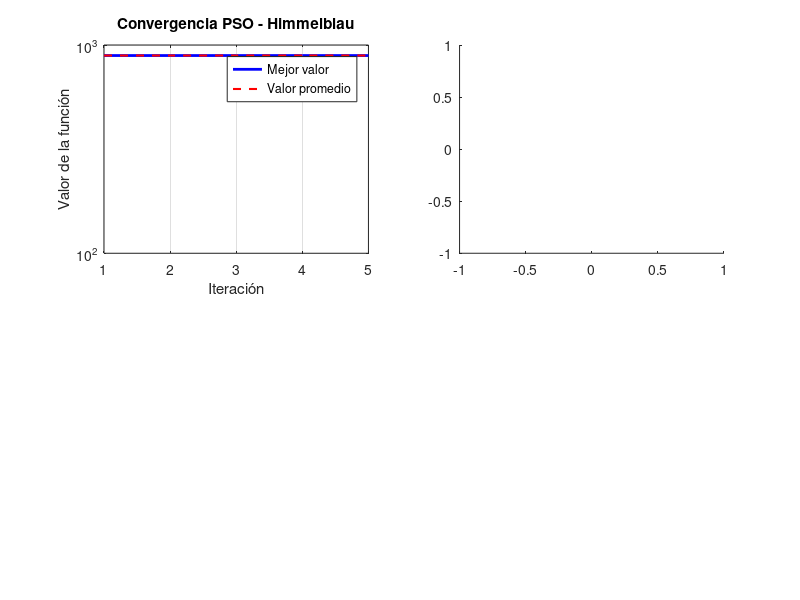

This chart was generated by the following MATLAB code: (Note: this script raises an error after producing the figure.)
clear all;
close all;
clc;

%% Configuración de PSO
disp('==============================================');
disp('          PSO para funciones f(x,y)');
disp('==============================================');

%% Selección de función de testeo
disp('Funciones disponibles:');
disp('1) Sphere: f(x,y) = x^2 + y^2');
disp('2) Rosenbrock: f(x,y) = 100*(y-x^2)^2 + (1-x)^2');
disp('3) Rastrigin: f(x,y) = 20 + (x^2-10*cos(2*pi*x)) + (y^2-10*cos(2*pi*y))');
disp('4) Ackley: f(x,y) = -20*exp(-0.2*sqrt(0.5*(x^2+y^2))) - exp(0.5*(cos(2*pi*x)+cos(2*pi*y))) + e + 20');
disp('5) Himmelblau: f(x,y) = (x^2+y-11)^2 + (x+y^2-7)^2');
disp('6) Booth: f(x,y) = (x+2*y-7)^2 + (2*x+y-5)^2');

funcion_seleccionada = input('Seleccione función (1-6): ');

% Definir función objetivo según selección
switch funcion_seleccionada
    case 1
        funcion = @(x,y) x.^2 + y.^2;
        nombre_funcion = 'Sphere';
        % Espacio de búsqueda por defecto
        x_min_def = -5; x_max_def = 5;
        y_min_def = -5; y_max_def = 5;
        
    case 2
        funcion = @(x,y) 100*(y - x.^2).^2 + (1 - x).^2;
        nombre_funcion = 'Rosenbrock';
        % Espacio de búsqueda por defecto
        x_min_def = -2; x_max_def = 2;
        y_min_def = -1; y_max_def = 3;
        
    case 3
        funcion = @(x,y) 20 + (x.^2 - 10*cos(2*pi*x)) + (y.^2 - 10*cos(2*pi*y));
        nombre_funcion = 'Rastrigin';
        % Espacio de búsqueda por defecto
        x_min_def = -5.12; x_max_def = 5.12;
        y_min_def = -5.12; y_max_def = 5.12;
        
    case 4
        funcion = @(x,y) -20*exp(-0.2*sqrt(0.5*(x.^2+y.^2))) - ...
                    exp(0.5*(cos(2*pi*x)+cos(2*pi*y))) + exp(1) + 20;
        nombre_funcion = 'Ackley';
        % Espacio de búsqueda por defecto
        x_min_def = -5; x_max_def = 5;
        y_min_def = -5; y_max_def = 5;
        
    case 5
        funcion = @(x,y) (x.^2 + y - 11).^2 + (x + y.^2 - 7).^2;
        nombre_funcion = 'Himmelblau';
        % Espacio de búsqueda por defecto
        x_min_def = -5; x_max_def = 5;
        y_min_def = -5; y_max_def = 5;
        
    case 6
        funcion = @(x,y) (x + 2*y - 7).^2 + (2*x + y - 5).^2;
        nombre_funcion = 'Booth';
        % Espacio de búsqueda por defecto
        x_min_def = -10; x_max_def = 10;
        y_min_def = -10; y_max_def = 10;
        
    otherwise
        error('Selección no válida');
end

%% Parámetros del usuario
disp(' ');
disp('----------------------------------------------');
disp('Parámetros de entrada:');

% Número de partículas
n_particulas = input('Número de partículas (recomendado: 20-50): ');
if isempty(n_particulas)
    n_particulas = 30;
end

% Número de iteraciones
max_iter = input('Número de iteraciones (recomendado: 50-200): ');
if isempty(max_iter)
    max_iter = 100;
end

% Espacio de búsqueda
disp(' ');
disp('Espacio de búsqueda [x_min, x_max], [y_min, y_max]');
disp(['Valores por defecto para ' nombre_funcion ':']);
disp(['x: [' num2str(x_min_def) ', ' num2str(x_max_def) ']']);
disp(['y: [' num2str(y_min_def) ', ' num2str(y_max_def) ']']);
disp(' ');

respuesta = input('¿Usar valores por defecto? (s/n): ', 's');
if strcmpi(respuesta, 's') || isempty(respuesta)
    x_min = x_min_def; x_max = x_max_def;
    y_min = y_min_def; y_max = y_max_def;
else
    x_min = input('x_min: ');
    x_max = input('x_max: ');
    y_min = input('y_min: ');
    y_max = input('y_max: ');
end

%% Parámetros PSO
w = 0.729;       % Inercia
c1 = 1.49445;    % Factor cognitivo
c2 = 1.49445;    % Factor social

%% Inicialización
% Inicializar posiciones y velocidades
posiciones = zeros(n_particulas, 2);
velocidades = zeros(n_particulas, 2);
mejor_pos_particula = zeros(n_particulas, 2);
mejor_valor_particula = inf(n_particulas, 1);

% Mejor global
mejor_pos_global = zeros(1, 2);
mejor_valor_global = inf;

% Inicializar aleatoriamente
for i = 1:n_particulas
    posiciones(i, 1) = x_min + (x_max - x_min) * rand();
    posiciones(i, 2) = y_min + (y_max - y_min) * rand();
    
    velocidades(i, 1) = 0.1 * (x_max - x_min) * (2*rand() - 1);
    velocidades(i, 2) = 0.1 * (y_max - y_min) * (2*rand() - 1);
    
    % Evaluar función
    valor_actual = funcion(posiciones(i, 1), posiciones(i, 2));
    
    % Mejor personal
    mejor_pos_particula(i, :) = posiciones(i, :);
    mejor_valor_particula(i) = valor_actual;
    
    % Mejor global
    if valor_actual < mejor_valor_global
        mejor_valor_global = valor_actual;
        mejor_pos_global = posiciones(i, :);
    end
end

%% Historial para gráficas
historial_mejor_valor = zeros(max_iter, 1);
historial_mejor_pos = zeros(max_iter, 2);
historial_promedio_valor = zeros(max_iter, 1);

%% Algoritmo PSO principal
disp(' ');
disp('----------------------------------------------');
disp('Ejecutando algoritmo PSO...');

for iter = 1:max_iter
    % Actualizar cada partícula
    for i = 1:n_particulas
        % Actualizar velocidad
        r1 = rand();
        r2 = rand();
        
        % Componente cognitiva
        cognitivo = c1 * r1 * (mejor_pos_particula(i, :) - posiciones(i, :));
        
        % Componente social
        social = c2 * r2 * (mejor_pos_global - posiciones(i, :));
        
        % Nueva velocidad
        velocidades(i, :) = w * velocidades(i, :) + cognitivo + social;
        
        % Actualizar posición
        posiciones(i, :) = posiciones(i, :) + velocidades(i, :);
        
        % Mantener dentro de los límites
        posiciones(i, 1) = min(max(posiciones(i, 1), x_min), x_max);
        posiciones(i, 2) = min(max(posiciones(i, 2), y_min), y_max);
        
        % Evaluar función
        valor_actual = funcion(posiciones(i, 1), posiciones(i, 2));
        
        % Actualizar mejor personal
        if valor_actual < mejor_valor_particula(i)
            mejor_valor_particula(i) = valor_actual;
            mejor_pos_particula(i, :) = posiciones(i, :);
            
            % Actualizar mejor global
            if valor_actual < mejor_valor_global
                mejor_valor_global = valor_actual;
                mejor_pos_global = posiciones(i, :);
            end
        end
    end
    
    % Guardar historial
    historial_mejor_valor(iter) = mejor_valor_global;
    historial_mejor_pos(iter, :) = mejor_pos_global;
    
    % Calcular promedio de valores
    valores_iteracion = zeros(n_particulas, 1);
    for i = 1:n_particulas
        valores_iteracion(i) = funcion(posiciones(i, 1), posiciones(i, 2));
    end
    historial_promedio_valor(iter) = mean(valores_iteracion);
    
    % Mostrar progreso cada 10 iteraciones
    if mod(iter, 10) == 0 || iter == 1 || iter == max_iter
        fprintf('Iteración %3d: Mejor valor = %.6e en (%.4f, %.4f)\n', ...
                iter, mejor_valor_global, mejor_pos_global(1), mejor_pos_global(2));
    end
end

%% Resultados
disp('----------------------------------------------');
disp('RESULTADOS:');
disp('==============================================');
fprintf('Función: %s\n', nombre_funcion);
fprintf('Mejor solución encontrada:\n');
fprintf('x = %.6f\n', mejor_pos_global(1));
fprintf('y = %.6f\n', mejor_pos_global(2));
fprintf('f(x,y) = %.6e\n', mejor_valor_global);
fprintf('\nParámetros utilizados:\n');
fprintf('Número de partículas: %d\n', n_particulas);
fprintf('Iteraciones: %d\n', max_iter);
fprintf('Espacio de búsqueda: x ∈ [%.2f, %.2f], y ∈ [%.2f, %.2f]\n', ...
        x_min, x_max, y_min, y_max);

%% Gráficas
disp(' ');
disp('Generando gráficas...');

% Configurar tamaño de figuras
figure('Position', [100, 100, 1200, 800]);

% 1. Convergencia
subplot(2, 2, 1);
plot(1:max_iter, historial_mejor_valor, 'b-', 'LineWidth', 2);
hold on;
plot(1:max_iter, historial_promedio_valor, 'r--', 'LineWidth', 1.5);
grid on;
xlabel('Iteración');
ylabel('Valor de la función');
title(['Convergencia PSO - ' nombre_funcion]);
legend('Mejor valor', 'Valor promedio', 'Location', 'northeast');
set(gca, 'YScale', 'log');

% 2. Espacio de búsqueda y trayectorias
subplot(2, 2, 2);
% Crear malla para contornos
[x_grid, y_grid] = meshgrid(linspace(x_min, x_max, 100), ...
                           linspace(y_min, y_max, 100));
z_grid = funcion(x_grid, y_grid);

% Contornos
contourf(x_grid, y_grid, z_grid, 50);
hold on;
colorbar;

% Posiciones finales de partículas
scatter(posiciones(:,1), posiciones(:,2), 40, 'r', 'filled', 'MarkerEdgeColor', 'k');
scatter(mejor_pos_global(1), mejor_pos_global(2), 100, 'y', 'filled', 'MarkerEdgeColor', 'k', 'LineWidth', 2);

% Trayectoria del mejor global
plot(historial_mejor_pos(:,1), historial_mejor_pos(:,2), 'w-', 'LineWidth', 1.5);

xlabel('x');
ylabel('y');
title('Espacio de búsqueda y partículas');
xlim([x_min, x_max]);
ylim([y_min, y_max]);
legend('Función', 'Partículas', 'Mejor solución', 'Trayectoria mejor');

% 3. Distribución 3D
subplot(2, 2, [3, 4]);
surf(x_grid, y_grid, z_grid, 'EdgeColor', 'none', 'FaceAlpha', 0.7);
hold on;

% Partículas en 3D
z_particulas = funcion(posiciones(:,1), posiciones(:,2));
scatter3(posiciones(:,1), posiciones(:,2), z_particulas, 60, 'r', 'filled');

% Mejor solución en 3D
scatter3(mejor_pos_global(1), mejor_pos_global(2), mejor_valor_global, ...
         100, 'y', 'filled', 'MarkerEdgeColor', 'k', 'LineWidth', 2);

% Trayectoria del mejor en 3D
z_trayectoria = funcion(historial_mejor_pos(:,1), historial_mejor_pos(:,2));
plot3(historial_mejor_pos(:,1), historial_mejor_pos(:,2), z_trayectoria, ...
      'w-', 'LineWidth', 2);

xlabel('x');
ylabel('y');
zlabel('f(x,y)');
title(['Superficie 3D - ' nombre_funcion]);
grid on;
rotate3d on;

%% Guardar gráfica como PNG
nombre_archivo = sprintf('pso_resultados_%s_p%d_i%d.png', ...
                        lower(nombre_funcion), n_particulas, max_iter);
print(gcf, nombre_archivo, '-dpng', '-r300');
fprintf('\nGráfica guardada como: %s\n', nombre_archivo);

%% Guardar datos en archivo de texto
datos_archivo = sprintf('pso_datos_%s_p%d_i%d.txt', ...
                       lower(nombre_funcion), n_particulas, max_iter);
fid = fopen(datos_archivo, 'w');
fprintf(fid, 'Resultados PSO - %s\n', nombre_funcion);
fprintf(fid, '========================================\n');
fprintf(fid, 'Fecha: %s\n', datestr(now()));
fprintf(fid, '\nParámetros:\n');
fprintf(fid, '  Número de partículas: %d\n', n_particulas);
fprintf(fid, '  Iteraciones: %d\n', max_iter);
fprintf(fid, '  Espacio de búsqueda: x ∈ [%.2f, %.2f], y ∈ [%.2f, %.2f]\n', ...
        x_min, x_max, y_min, y_max);
fprintf(fid, '  Inercia (w): %.3f\n', w);
fprintf(fid, '  Factor cognitivo (c1): %.3f\n', c1);
fprintf(fid, '  Factor social (c2): %.3f\n', c2);
fprintf(fid, '\nResultados:\n');
fprintf(fid, '  Mejor x: %.6f\n', mejor_pos_global(1));
fprintf(fid, '  Mejor y: %.6f\n', mejor_pos_global(2));
fprintf(fid, '  Mejor f(x,y): %.6e\n', mejor_valor_global);
fprintf(fid, '\nHistorial de convergencia (últimas 10 iteraciones):\n');
fprintf(fid, 'Iteración\tMejor valor\t\tx\t\ty\n');
for i = max(1, max_iter-9):max_iter
    fprintf(fid, '%d\t\t%.6e\t%.6f\t%.6f\n', i, ...
            historial_mejor_valor(i), historial_mejor_pos(i,1), historial_mejor_pos(i,2));
end
fclose(fid);

fprintf('Datos guardados en: %s\n', datos_archivo);
disp('==============================================');
disp('Ejecución completada exitosamente.');
